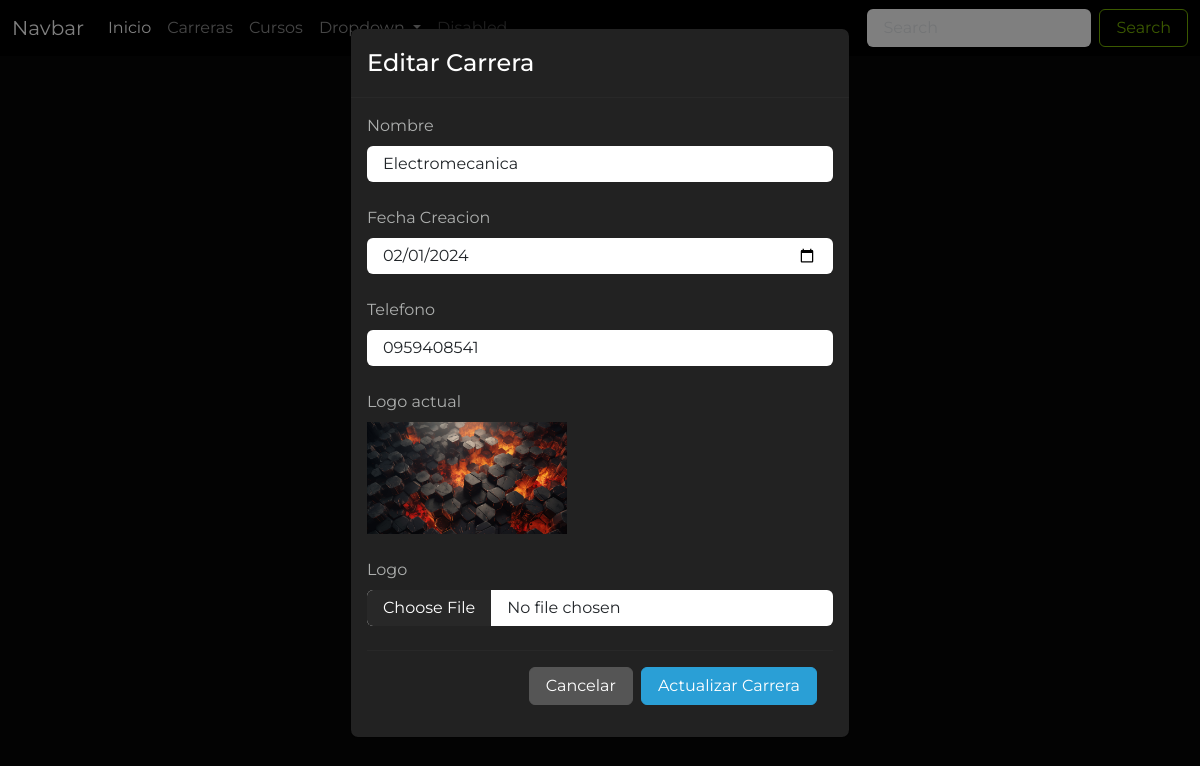
/editar_carrera/4, run on the app's committed database.
### Aplicaciones/Educacion/models.py (models this page shows, shortened)
class Carrera(models.Model):
    id_car=models.AutoField(primary_key=True)
    nombre_car=models.CharField(max_length=50)
    fecha_creacion_car=models.DateField()
    telefono_car=models.CharField(max_length=10)
    logo_car=models.FileField(upload_to='carreras', null=True)

### Aplicaciones/Educacion/views/carrera_views.py (the view)
# urls.py: path('editar_carrera/<id>', carrera_views.editar_carrera, name="editar_carrera"),
def editar_carrera(request, id):
    carreraDb = Carrera.objects.get(id_car=id)
    return render(request, 'editar_carrera.html', {
      "carrera": carreraDb
    })

### Aplicaciones/Educacion/templates/editar_carrera.html (shortened to what this page needs)
{% extends 'plantilla.html' %} {% load static %}  {% block contenido %}
<div class="container">
  <h1 class="mt-4 text-center">Editar Carrera</h1>
</div>
<div
  class="modal fade"
  id="exampleModal"
  tabindex="-1"
  aria-labelledby="exampleModalLabel"
  aria-hidden="true"
  data-bs-backdrop="static"
>
  <div class="modal-dialog">
    <div class="modal-content">
      <div class="modal-header">
        <h1 class="modal-title fs-5" id="exampleModalLabel">Editar Carrera</h1>
      </div>
      <div class="modal-body">
        <form
          action="{% url 'procesar_editar_carrera' %}"
          method="post"
          enctype="multipart/form-data"
        >
          <div class="mb-4">
            <label for="" class="form-label">Nombre</label>
            <input
              type="text"
              placeholder="Sistemas de Informacion"
              id="nombre_car"
              name="nombre_car"
              required
              class="form-control"
              value="{{carrera.nombre_car}}"
            />
          </div>
          <div class="mb-4">
            <label for="" class="form-label">Fecha Creacion</label>
            <input
              type="date"
              id="fecha_creacion_car"
              name="fecha_creacion_car"
              required
              class="form-control"
              value="{{carrera.fecha_creacion_car|date:'Y-m-d'}}"
            />
          </div>
          <div class="mb-4">
            <label for="" class="form-label">Telefono</label>
            <input
              type="text"
              placeholder="0945879541"
              id="telefono_car"
              name="telefono_car"
              required
              class="form-control"
              value="{{carrera.telefono_car}}"
            />
          </div>
          <div class="mb-4">
            {% if carrera.logo_car %}
            <label for="" class="form-label">Logo actual</label>
            <br />
            <img src="{{carrera.logo_car.url}}" alt="" width="200" />
            {% endif %}
          </div>
          <div class="mb-4">
            <label for="" class="form-label">Logo</label>
            <input
              type="file"
              class="form-control"
              name="logo_car"
              id="logo_car"
              accept="image/*"
            />
          </div>
          <div class="modal-footer">
            <a
              href="{% url 'carreras' %}"
              type="button"
              class="btn btn-secondary"
            >
              Cancelar
            </a>
            <button type="submit" class="btn btn-primary">
              Actualizar Carrera
            </button>
          </div>
        </form>
      </div>
    </div>
  </div>
</div>
{% endblock contenido %}

### universidad/static/css/styles.css (style rules this page uses)
body { font-family: "Montserrat", sans-serif !important; font-optical-sizing: auto; font-style: normal; }

### data on the page
Carrera: nombre_car "Electromecanica", fecha_creacion_car "02/01/2024", telefono_car "0959408541", logo_car (picture)
